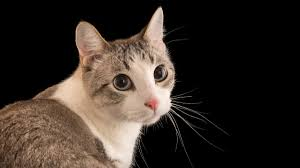
#> input picture pictures/cat.jpg, 300 x 168 px, found by its file name
$ python 5.Basic.py
#> lines starting #> are read from the running program, lines starting #| are printed output that depends on the picture; after the words box and inside, x2 and y2 are one past the last pixel; in counts of white or black regions, pixels touching at a corner belong together
import cv2 as cv
img = cv.imread('pictures/cat.jpg')
#> img is the input picture: shape (168, 300, 3); mean B, G, R 38.7, 45.6, 54.9
# Converting to Grayscale
gray = cv.cvtColor(img,cv.COLOR_BGR2GRAY)
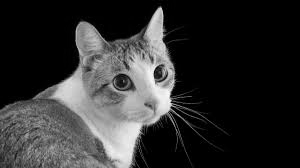
#> gray: shape (168, 300); min 0, max 251, mean 47.6

# Blur
blur = cv.GaussianBlur(img,(7,7),cv.BORDER_DEFAULT)
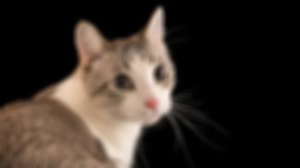
#> blur: shape (168, 300, 3); mean B, G, R 38.7, 45.6, 54.9

# Canny Edge Detector
canny = cv.Canny(blur,175,175)
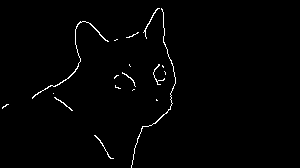
#> canny: shape (168, 300); 1.2% white in thin lines or dots, all inside (x1, y1, x2, y2) = (2, 8, 176, 168)

# Dilating
dilated = cv.dilate(canny , (3,3) , iterations= 5 )
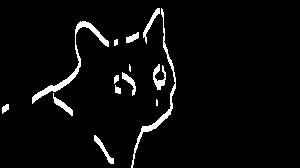
#> dilated: shape (168, 300); 4.1% white; 14 white regions (2 under 20 px), largest, box (x1, y1, x2, y2) and area: (32, 21, 109, 104) 606, (131, 8, 176, 168) 508, (153, 64, 166, 90) 166

# Eroded
eroded = cv.erode(dilated , (3,3) , iterations= 5)
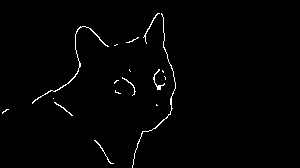
#> eroded: shape (168, 300); 1.3% white in thin lines or dots, all inside (x1, y1, x2, y2) = (2, 13, 176, 168)

#  Resizing
resized = cv.resize(img, (500,500) ,interpolation=cv.INTER_LINEAR)
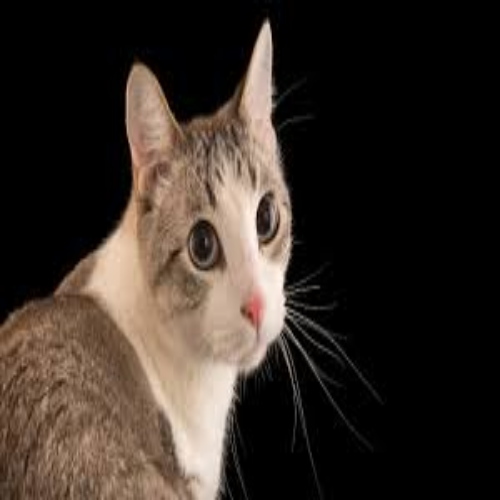
#> resized: shape (500, 500, 3); mean B, G, R 38.7, 45.5, 54.9

# Cropping
cropped = resized[100:400,200:500]
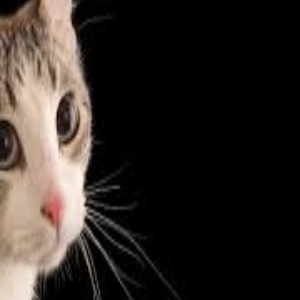
#> cropped: shape (300, 300, 3); mean B, G, R 37.5, 41.7, 48.2

cv.imshow("Test" , cropped)
cv.waitKey(0)

$ run again, with pictures/2.png saved as pictures/cat.jpg
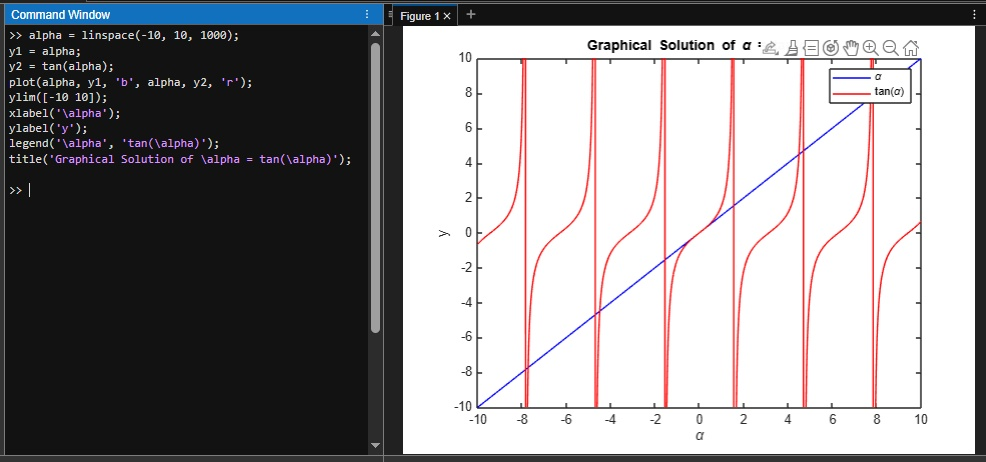
#> input picture pictures/2.png, 986 x 462 px, found by its file name
#> img is the input picture: shape (462, 986, 3); mean B, G, R 147.1, 145.3, 146.8
#> `canny = cv.Canny(blur,175,175)`:
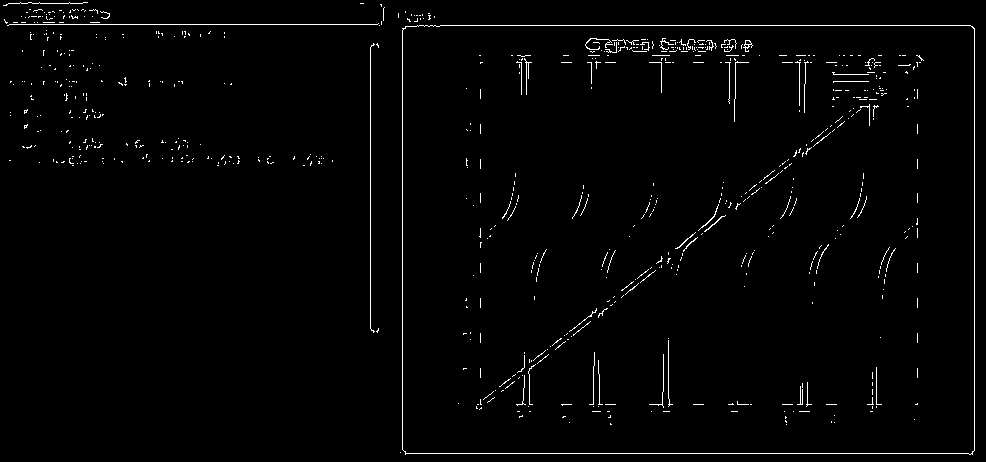
#> canny: shape (462, 986); 1.6% white in thin lines or dots
#> dilated: shape (462, 986); 5.9% white; 349 white regions (209 under 20 px), largest, box (x1, y1, x2, y2) and area: (402, 13, 975, 460) 7836, (3, 2, 380, 46) 3422, (585, 38, 650, 94) 1053
#> eroded: shape (462, 986); 2% white in thin lines or dots
#> `cropped = resized[100:400,200:500]`:
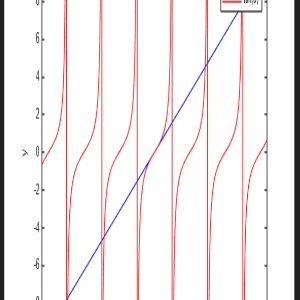
#> cropped: shape (300, 300, 3); mean B, G, R 237.7, 237.2, 243.5
